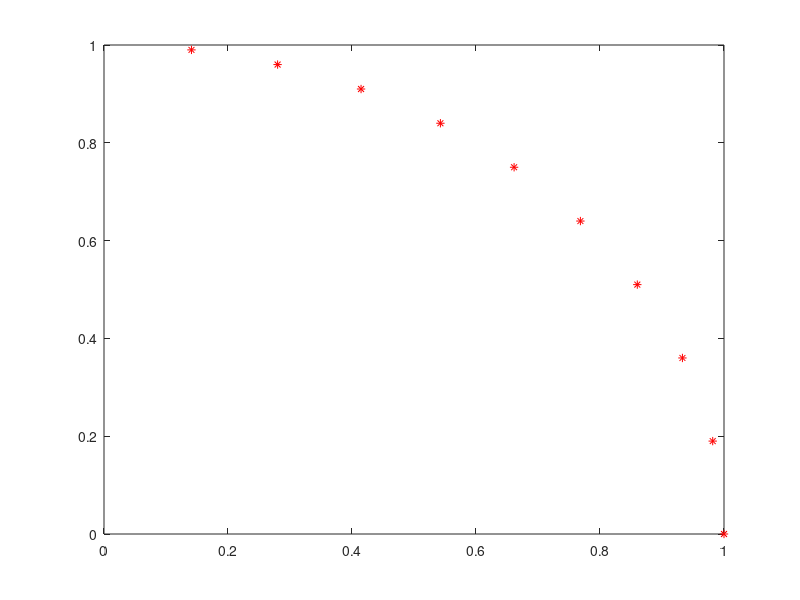
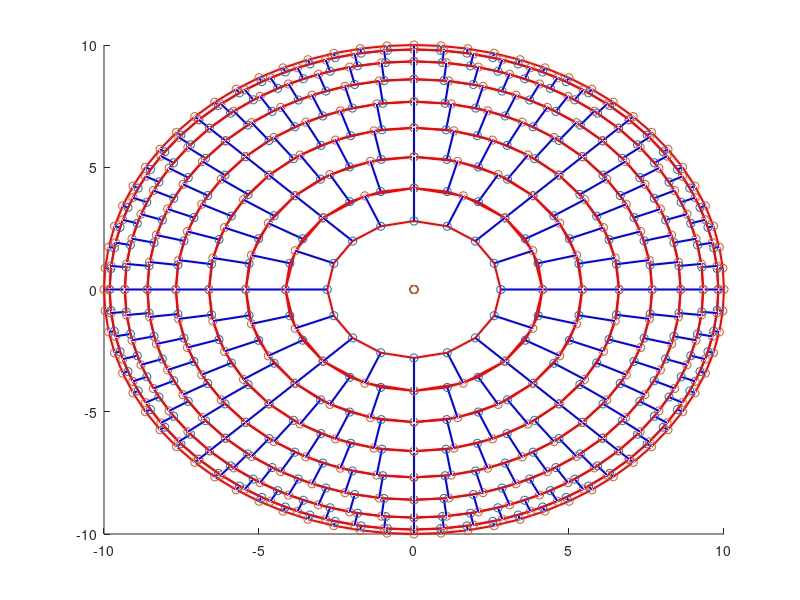

Write the MATLAB code that produced these figures, in order.
%%
% inter =45;
% phi = 0:pi/inter:(pi*2-pi/inter);
% theta = 0:pi/inter:(pi-pi/inter);
% r = 150;
% X = r*sin(theta')*cos(phi);
% Y = r*sin(theta')*sin(phi);
% Z = r*cos(theta')*ones(1,inter*2);
% X = reshape(X,inter^2*2,1);
% Y = reshape(Y,inter^2*2,1);
% Z = reshape(Z,inter^2*2,1);
% scatter3(X,Y,Z,'r*');
%% the S-PET total area 
% arrange the crystals on the semi-sphere in the order of 1,3,5,...,2n-1.
% all of the crystals are of the same size.
innerR = 10;
outerR = 50;
% area = 4*pi*TotalLevel^2-2*pi*TotalLevel^2*(1-cos(pi/6));
% the area of each piece
areaFactor = 4;
crystA = 2*pi/areaFactor;
TotalLevel = floor(sqrt(innerR^2*2*pi/crystA/areaFactor));
% the number of crystals in each level
nCrysPerLevel =1:2:(2*TotalLevel-1);
CosTheta = zeros(TotalLevel,1);
CosTheta(1) = 1-nCrysPerLevel(1)/TotalLevel^2;
for i =2:1:TotalLevel
    CosTheta(i) = CosTheta(i-1)-nCrysPerLevel(i)/TotalLevel^2;
end
% the last level is the big circle of the sphere, that is , the bottom
% edge.
CosTheta(TotalLevel) = 0;
SinTheta = (1-CosTheta.^2).^(0.5);
%calculate the intervals between two levels. 
Lpolar = zeros(length(CosTheta)-1,1);
for i =1:1:length(Lpolar-1)
    Lpolar(i) = (innerR^2*((CosTheta(i+1)-CosTheta(i))^2+(SinTheta(i+1)-SinTheta(i))^2))^(0.5);
end
plot(SinTheta,CosTheta,'r*');
% calcualte the azimuth angle of each level
Phi = zeros((TotalLevel^2+TotalLevel)*areaFactor,1);

for i=1:1:TotalLevel
    for j= 1:1:(2*i)*areaFactor
        ii = (i^2-i)*areaFactor;
        Phi(ii+j) = j*2*pi/(2*i)/areaFactor;
    end
    
end
SinPhi = sin(Phi);
CosPhi = cos(Phi);

% initialize the array for the vertices of all the peices.
X = zeros(TotalLevel^2*areaFactor,2);
Y = zeros(TotalLevel^2*areaFactor,2);
Z = zeros(TotalLevel^2*areaFactor,2);
Z(1:areaFactor,:) = innerR;
%%%plot the pieces of the semi-sphere
figure;
hold;
for i=2:1:TotalLevel-1
    for j = 1:1:(2*i)*areaFactor
        %the two points of the same azimuth angle on the two edges in a
        %strip
        ii = (i^2-i)*areaFactor;
        X(ii+j,1) = innerR*SinTheta(i)*CosPhi(ii+j);
        X(ii+j,2) = innerR*SinTheta(i+1)*CosPhi(ii+j);
        Y(ii+j,1) = innerR*SinTheta(i)*SinPhi(ii+j);
        Y(ii+j,2) = innerR*SinTheta(i+1)*SinPhi(ii+j);
        Z(ii+j,1) = innerR*CosTheta(i);
        Z(ii+j,2) = innerR*CosTheta(i+1);
        v1 = [X(ii+j,1), Y(ii+j,1),Z(ii+j,1)];
        v2 = [X(ii+j,2), Y(ii+j,2),Z(ii+j,2)];
        % connect the points with same azimuth angle.
        plot3([v1(1),v2(1)],[v1(2),v2(2)],[v1(3),v2(3)],'b','LineWidth',1.5);
        if(j>1) %connect the two neighbor points on one edge 
            v3 = [X(ii+j-1,1), Y(ii+j-1,1),Z(ii+j-1,1)];
            v4 = [X(ii+j-1,2), Y(ii+j-1,2),Z(ii+j-1,2)];
            plot3([v1(1),v3(1)],[v1(2),v3(2)],[v1(3),v3(3)],'r','LineWidth',1.5);
            plot3([v2(1),v4(1)],[v2(2),v4(2)],[v2(3),v4(3)],'r','LineWidth',1.5);
        end
        if(j==(2*i)*areaFactor)% connect the first and last point when it goes a circle.
            v3 = [X(ii+1,1), Y(ii+1,1),Z(ii+1,1)];
            v4 = [X(ii+1,2), Y(ii+1,2),Z(ii+1,2)];
            plot3([v1(1),v3(1)],[v1(2),v3(2)],[v1(3),v3(3)],'r','LineWidth',1.5);
            plot3([v2(1),v4(1)],[v2(2),v4(2)],[v2(3),v4(3)],'r','LineWidth',1.5);
        end
    end
end

% calculate the intervals between two a 
Lazimuth = zeros(length(CosTheta),1);
for i = 2:1:length(Lazimuth)
    ii = (i^2-i)*areaFactor;
    Lazimuth(i) = sqrt((X(ii+1,2)-X(ii+2,2))^2+(Y(ii+1,2)-Y(ii+2,2))^2+(Z(ii+1,2)-Z(ii+2,2))^2);
end
%mark the vertices of the pieces
scatter3(X(:,1),Y(:,1),Z(:,1),'r*');
scatter3(X(:,2),Y(:,2),Z(:,2),'b*');